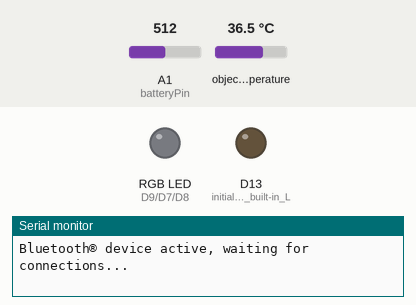
The sketch below on a simulated Arduino Nano 33 IoT. Parts: an RGB LED mixed from three pins (HIGH = lit), output pins drawn as LEDs (lit = HIGH), the last lines printed to the serial monitor. Inputs (shaded band) come from the test bench; at power-on: A1 (batteryPin) = 512, object temperature 36.5 °C. Nothing arrives over Bluetooth unless stated; a phone connects over Bluetooth LE 3 s after start.

Above: at 0.1 s.
At 3.1 s:
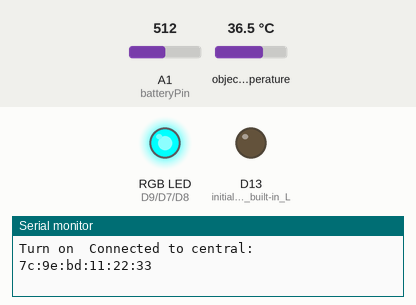
Timing chart, 0 to 4.6 s (numbered marks = the images above):
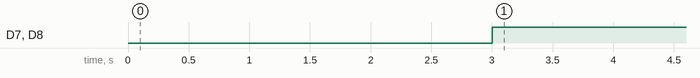

Measured:
- by itself, D7 (green), D8 (blue): LOW → HIGH at 3.0 s

The sketch:

Pet-I_Proto_B_2.ino
```cpp
/*
This program developed for KMU_Capstone_Design_Competition.
Developed by Dustin Choi.
Used Sensor: Arduino Nano 33 IoT, MLX-90614, MAX30102 or SZH-hws008, Li-ion_Battery, Charging Module, RGB Led, SD Card Module
*/

// 최종 ToDo: SD 카드 백업, 자이로로 state 파악

// ToDo: SD 카드 복구 기능 추가
// ToDo: 리튬폴리머 배터리의 전압 및 잔량을 측정하면서 동시에 작동 시키는 방법은? -> A1 핀을 VCC 라인에 연결
// ToDo: 심박은 delay(60000)으로, 온도와 배터리는 delay(600000)으로 -> 현재 이와 같이 동작
// ToDo: 앱에서 RGB int 값 받으면 RGB Led에 값 적용
// ToDo: 강아지 나이별로 주기 설정 후 적용 -> 추후 집중학기제 때 도입 예정

// 0. Libraries==================================================================================================================================
#include "Wire.h"
//#include "I2Cdev.h" <- 왜인지 컴파일 에러 냄
// MPU-------------------------------------------------------------------
// MLX-------------------------------------------------------------------
#include <Adafruit_MLX90614.h>
// SZH-------------------------------------------------------------------
//#include <PulseSensorPlayground.h> <- 왜인지 컴파일 에러 냄
// Battery---------------------------------------------------------------
// RGB_Led------------------------------------------------------------
// SD--------------------------------------------------------------------
#include <SdFat.h>
// BT--------------------------------------------------------------------
#include <ArduinoBLE.h>

// 1. 변수 선언==================================================================================================================================
// MPU--------------------------------------------------------------------
// 상태를 저장할 변수
enum DogState { WALKING, RUNNING, SHAKING, STILL }; // 총 4개의 상태로 분류
DogState currentState; // 강아지 현재 상태
// MLX--------------------------------------------------------------------
Adafruit_MLX90614 mlx = Adafruit_MLX90614();

float objectTotal; // 물체 측정 온도 총합
float objectAvg; // 물체 측정 온도 평균
// SZH---------------------------------------------------------------------
// Battery-----------------------------------------------------------------
// 아날로그 핀 정의
const int batteryPin = A1;
// 전압 레퍼런스 값 (아두이노는 5V를 기준으로 함)
const float referenceVoltage = 5.0;
// 아날로그 읽기 최대 값 (아두이노의 10비트 ADC는 0-1023 값을 가짐)
const int maxADCValue = 1023;
// 배터리 전압 최대 값 (예: 12V 배터리 사용 시)
const float maxBatteryVoltage = 4.7;

int analogValue;
float batteryVoltage;
float batteryPercentage;
// RGB_Led--------------------------------------------------------------
// 3색 LED의 각 핀을 9, 10, 11번으로 설정합니다.(빨강 = 9, 초록 = 10, 파랑 = 11)
int red = 9;
int green = 7;
int blue = 8;
// SD----------------------------------------------------------------------
// BT-----------------------------------------------------------------------
bool isConnected = false;
long previousMillis = 0;  // last time the battery level was checked, in ms

// 2. setup() 함수 모음==============================================================================================================================
// MPU--------------------------------------------------------------------
void MPU_Init(){
}
// MLX--------------------------------------------------------------------
void MLX_Init(){
  if (!mlx.begin()) {
    Serial.println("Error connecting to MLX sensor. Check wiring.");
    while (1);
  };
}
// SZH---------------------------------------------------------------------
void SZH_Init(){
}
// Battery-----------------------------------------------------------------
// Battery는 Init이 필요 없음
// RGB_Led--------------------------------------------------------------
void RGB_Init(){
  pinMode(red, OUTPUT);
  pinMode(green, OUTPUT);
  pinMode(blue, OUTPUT);
}
// SD----------------------------------------------------------------------
//void SD_Init(){
//  dd
//}
// BT-----------------------------------------------------------------------
void BT_Init(){
  pinMode(LED_BUILTIN, OUTPUT); // initialize the built-in LED pin to indicate when a central is connected

  // begin initialization
  if (!BLE.begin()) {
    Serial.println("starting BLE failed!");

    while (1);
  }
  BLE.setLocalName("Pet-I_Proto_B_2");
  // start advertising
  BLE.advertise();

  Serial.println("Bluetooth® device active, waiting for connections...");
}

// 3. setup() 부분==================================================================================================================================
void setup(){
  Serial.begin(9600);    // initialize serial communication
//  MPU_Init();
  MLX_Init();
//  SZH_Init();
  RGB_Init();
//  SD_Init();
  BT_Init();
}

// 4. loop() 함수 전방 선언==============================================================================================================================
// MPU--------------------------------------------------------------------
void MPU_Loop();
// MLX--------------------------------------------------------------------
void MLX_Loop();
// SZH---------------------------------------------------------------------
void SZH_Loop();
// Battery-----------------------------------------------------------------
void Battery_Loop();
// RGB_Led--------------------------------------------------------------
void Blink_RGB_Loop();
void Static_RGB_Loop();
// SD----------------------------------------------------------------------
//void SD_Loop();
// BT-----------------------------------------------------------------------
void BT_Loop();

// 5. loop() 함수 모음==================================================================================================================================
// MPU--------------------------------------------------------------------
void MPU_Loop(){
}
// MLX--------------------------------------------------------------------
void MLX_Loop(){
  objectTotal = 0;
  for (int i = 0; i < 10; i++) {
    objectTotal += mlx.readObjectTempC();
    delay(100); // 임의의 딜레이 추가
  }
  objectAvg = objectTotal / 10.0;
  //Serial.print("1. MLXObject (Avg): ");
  Serial.print("[1] Temp: ");
  Serial.print(objectAvg);
  //Serial.println("*C");
  Serial.print(" *C, ");
  //delay(500);
}
// SZH---------------------------------------------------------------------
void SZH_Loop(){
}
// Battery-----------------------------------------------------------------
void Battery_Loop(){
  // 배터리 핀에서 아날로그 값 읽기
  analogValue = analogRead(batteryPin);

  // 읽은 값을 실제 전압으로 변환
  batteryVoltage = (analogValue * referenceVoltage) / maxADCValue;

  // 배터리 전압 비율 계산 (0-1)
  batteryPercentage = (batteryVoltage / maxBatteryVoltage) * 100;

  // 배터리 전압과 잔량을 시리얼 모니터에 출력
  Serial.print("[3]. Battery Voltage: ");
  Serial.print(batteryVoltage);
  Serial.print(" V, ");

  Serial.print("[4]. Battery Percentage: ");
  Serial.print(batteryPercentage);
  Serial.print(" %, ");
}
// RGB_Led--------------------------------------------------------------
void Blink_RGB_Loop(){
  digitalWrite(blue, HIGH);
  digitalWrite(green, HIGH);
  // 0.5초 동안 대기합니다.
  delay(500);
  digitalWrite(blue, LOW);
  digitalWrite(green, LOW);
  // 0.5초 동안 대기합니다.
  delay(500);
}

void Static_RGB_Loop(){
  digitalWrite(blue, HIGH);
  digitalWrite(green, HIGH);
}
// SD----------------------------------------------------------------------
//void SD_Loop(){
//  dd
//}
// BT-----------------------------------------------------------------------
void BT_Loop(){
  // wait for a Bluetooth® Low Energy central
  BLEDevice central = BLE.central();

  // if a central is connected to the peripheral:
  if (central) {
    Serial.print("Turn on  ");
    Serial.print("Connected to central: ");
    // print the central's BT address:
    Serial.println(central.address());
    // turn on the LED to indicate the connection:
    //digitalWrite(LED_BUILTIN, HIGH);

    // while the central is connected:
    // 동작 수행
    while (central.connected()) {
      Static_RGB_Loop();
      MLX_Loop();
      SZH_Loop();
      Battery_Loop();
      //SD_Loop();
      MPU_Loop();
    }
    // when the central disconnects, turn off the LED:
    Serial.print("No Running... ");
    Blink_RGB_Loop();
    Serial.print("Disconnected from central: ");
    Serial.println(central.address());
  }
}

// 6. loop() 부분==================================================================================================================================
void loop(){
   BT_Loop();
   Serial.println();
   delay(500);
}

// 7. Extra()======================================================================================================================================
```
